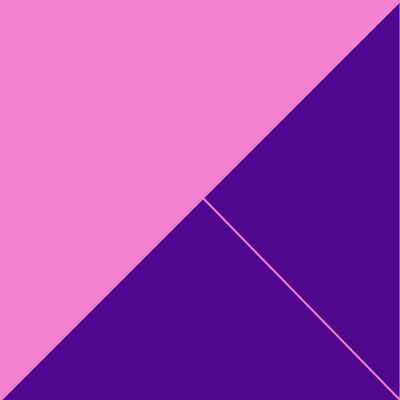
Frame 1 (no input)
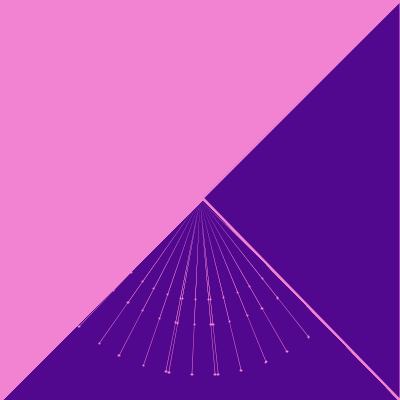
Frame 60 (the mouse pressed at the canvas centre just before this capture)
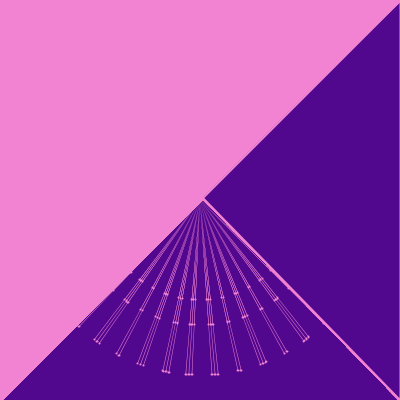
Frame 120 (the mouse held since frame 60 and released just before this capture)

The Processing sketch that drew these frames (run headless with seeded random() and noise(); from frame 60 on, the mouse is pressed at the canvas centre):

// Processing sketch: processing_82871
// ── processing_82871.pde

//Variable de couleur
int a;
//Rayon du cercle
int R;
//Centre du cercle
int xc;
int yc;
//angle qui détermine la position de l'arc
float angle1=random(0, PI);
 
 
void setup()
{
 //Epaisseur des traits
  strokeWeight(0.5);
 //Couleur de fond
  background(#51078E);
 //Taille du sketch
  size (400,400);
  //on déclare les variables
  a=(#F282D2);
  R=height-50;
  xc=width/2;
  yc=height/2;
  frameRate(160);
}
void draw()
{
 //Pour adoucir les trait.
   smooth();
  
 //Pour la couleur des arcs.
   fill(a);
  
 //On definit l'arc.
   angle1=(angle1+TWO_PI)%TWO_PI;
    
 //On trace le premier arc.
   arc (xc,yc,R,R,(angle1+frameCount)%TWO_PI,(angle1+frameCount+PI/1000)%TWO_PI);
  
/*fill(0);*/
  
 //On trace le deuxième arc.
   arc (xc,yc,R-100,R-100,(angle1+frameCount)%TWO_PI,(angle1+frameCount+PI/1000)%TWO_PI);
 //On trace le trosiième arc. 
   arc (xc,yc,R-150,R-150,(angle1+frameCount)%TWO_PI,(angle1+frameCount+PI/1000)%TWO_PI);
 
 fill(#51078E);
 noStroke();
 stroke(#F282D2);
 strokeWeight(2);
 triangle(400,400,400,0,200,195); 
 fill(#F282D2);
 triangle(0,0,400,0,0,400); 
}
